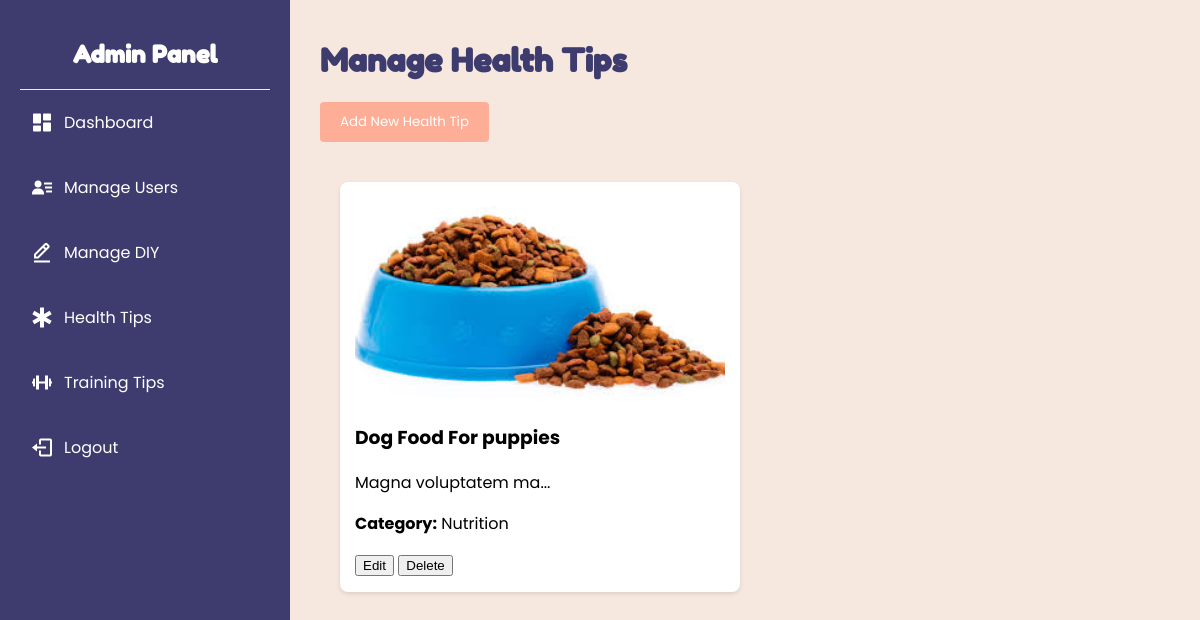
Page /view/admin/manage-health-tips.php (signed in) on the committed database.
### tables this page shows
CREATE TABLE `health_tips` (
  `tip_id` int NOT NULL,
  `title` varchar(255) NOT NULL,
  `description` text NOT NULL,
  `category` varchar(100) NOT NULL,
  `image_path` varchar(255) DEFAULT NULL,
  `created_by` int DEFAULT NULL,
  `created_at` timestamp NULL DEFAULT CURRENT_TIMESTAMP
);

### view/admin/manage-health-tips.php (the view, shortened to what this page needs)
<?php
require_once '../../db/db.php';
$query = "SELECT h.*, u.username FROM health_tips h
          LEFT JOIN users u ON h.created_by = u.user_id
          ORDER BY h.created_at DESC";
$result = $conn->query($query);
?>
<!DOCTYPE html>
<html lang="en">
<head>
    <link href="https://unpkg.com/boxicons@2.1.4/css/boxicons.min.css" rel="stylesheet">
</head>
<body>
    <?php include 'sidebar.php'; ?>
    <div class="main-content">
        <h1>Manage Health Tips</h1>
        <button onclick="showAddForm()" class="add-btn">Add New Health Tip</button>
        <div class="health-tip-grid">
            <?php while ($tip = $result->fetch_assoc()): ?>
                <div class="health-tip-card">
                    <?php
                        $image_url = !empty($tip['image_path']) ?
                            "../../" . $tip['image_path'] :
                            "../../assets/images/placeholder.jpg";
                    ?>
                    <img src="<?= htmlspecialchars($image_url) ?>"
                         alt="<?= htmlspecialchars($tip['title']) ?>"
                         class="health-tip-image"
                         onerror="this.src='../../assets/images/placeholder.jpg'">
                    <h3><?= htmlspecialchars($tip['title']) ?></h3>
                    <p><?= htmlspecialchars(substr($tip['description'], 0, 100)) ?>...</p>
                    <p><strong>Category:</strong> <?= htmlspecialchars($tip['category']) ?></p>
                    <div class="action-buttons">
                        <button onclick="editTip(<?= $tip['tip_id'] ?>)" class="edit-btn">Edit</button>
                        <button onclick="deleteTip(<?= $tip['tip_id'] ?>)" class="delete-btn">Delete</button>
                    </div>
                </div>
            <?php endwhile; ?>
        </div>
    </div>
</body>
</html>

### view/admin/manage-health-tips.php (style rules this page uses)
:root { --dark-blue: #3E3C6E; --pink: #FE979B; --peach: #FEAE97; --light-pink: #F6E8DF; --white: #FFFFFF; }
body { margin: 0; display: flex; font-family: 'Poppins', sans-serif; background-color: var(--cream); }
h1 { font-family: 'Fredoka One', cursive; color: var(--dark-blue); }
.health-tip-grid { display: grid; grid-template-columns: repeat(auto-fill, minmax(300px, 1fr)); gap: 20px; padding: 20px; }
.health-tip-card { background: var(--white); border-radius: 8px; padding: 15px; box-shadow: 0 2px 4px rgba(0,0,0,0.1); }
.health-tip-image { width: 100%; height: 200px; object-fit: cover; border-radius: 4px; }
.main-content { margin-left: 250px; flex: 1; padding: 20px; background-color: var(--light-pink); min-height: 100vh; }
.add-btn { background-color: var(--peach); color: var(--white); padding: 10px 20px; border: none; border-radius: 4px; cursor: pointer; margin-bottom: 20px; font-family: 'Poppins', sans-serif; }

### view/admin/sidebar.php (style rules this page uses)
:root { --dark-blue: #3E3C6E; --pink: #FE979B; --peach: #FEAE97; --light-pink: #F6E8DF; --white: #FFFFFF; }
body { margin: 0; display: flex; font-family: 'Poppins', sans-serif; background-color: var(--light-pink); }
.main-content { margin-left: 300px; flex: 1; padding: 20px; background-color: var(--light-pink); min-height: 100vh; }

### rows in the picture
health_tips: image_path (picture), title "Dog Food For puppies", description "Magna voluptatem ma", category "Nutrition"
